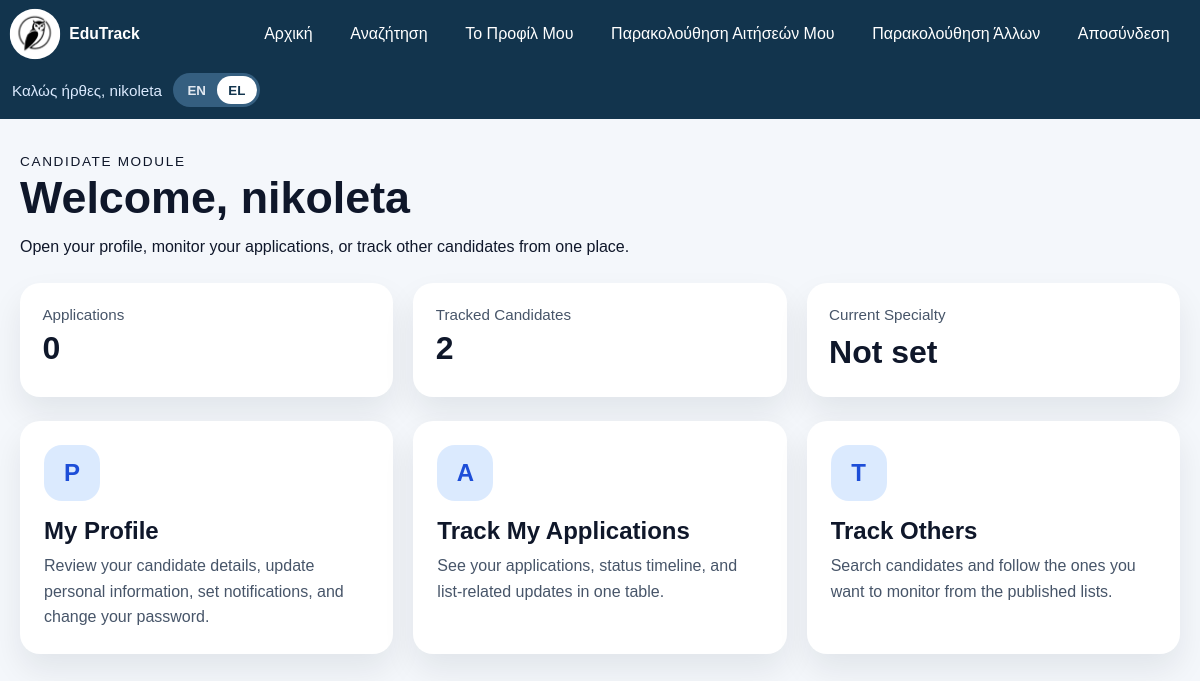
The page /project-root/modules/dashboard.php (signed in) on the database as committed earlier.
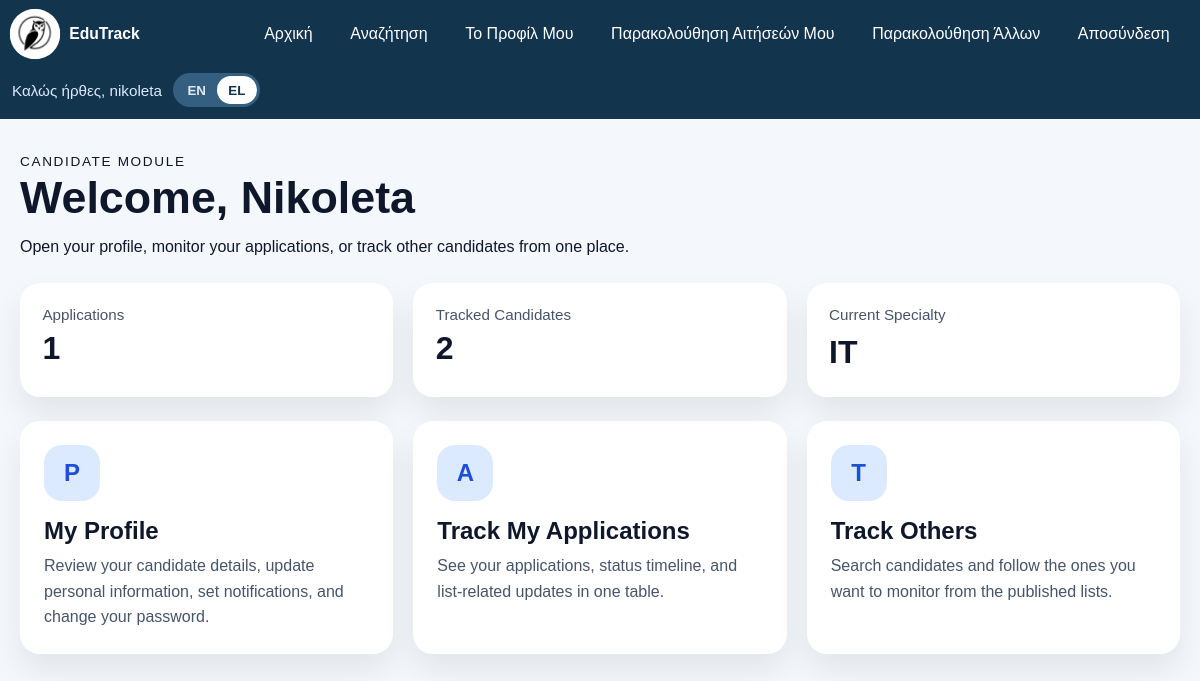
The same page on the database as committed later.
### tables this page shows
CREATE TABLE candidates (
    id INT AUTO_INCREMENT PRIMARY KEY,
    user_id INT NULL UNIQUE,
    first_name VARCHAR(50) NOT NULL,
    last_name VARCHAR(50) NOT NULL,
    specialty VARCHAR(100),
    ranking INT DEFAULT NULL,
    phone VARCHAR(30) DEFAULT NULL,
    district VARCHAR(100) DEFAULT NULL,
    created_at TIMESTAMP DEFAULT CURRENT_TIMESTAMP,
    updated_at TIMESTAMP DEFAULT CURRENT_TIMESTAMP ON UPDATE CURRENT_TIMESTAMP,
    CONSTRAINT fk_candidates_user
        FOREIGN KEY (user_id) REFERENCES users(id)
        ON DELETE CASCADE
);

### project-root/includes/candidate.php (called while the page is built, shortened)
<?php
require_once __DIR__ . '/db.php';
function requireCandidateLogin(): int
{
    return (int) $_SESSION['user_id'];
}
function candidateTrackedTable(PDO $pdo): string
{
    if (tableExists($pdo, 'tracked_candidates')) {
        return 'tracked_candidates';
    }
    return 'tracked_candidates';
}
function candidateApplicationsTable(PDO $pdo): ?string
{
    if (tableExists($pdo, 'applications')) {
        return 'applications';
    }
    return null;
}
function candidateApplicationSource(PDO $pdo): array
{
    $applicationsTable = candidateApplicationsTable($pdo);
    if ($applicationsTable === 'applications') {
        return [
            'table' => $applicationsTable,
            'code' => "{$applicationsTable}.application_code",
            'status' => "{$applicationsTable}.current_status",
            'note' => "{$applicationsTable}.timeline_note",
            'submitted_at' => "{$applicationsTable}.submitted_at",
            'candidate_join' => "INNER JOIN candidates ON candidates.id = {$applicationsTable}.candidate_id",
            'list_join' => "LEFT JOIN {$applicationsTable} ON {$applicationsTable}.candidate_id = candidates.id",
            'list_id' => "{$applicationsTable}.list_id",
        ];
    }
    return [
        'table' => 'list_entries',
        'code' => "CONCAT('LIST-', list_entries.list_id, '-', list_entries.candidate_id)",
        'status' => 'list_entries.status',
        'note' => "COALESCE(list_entries.remarks, '')",
        'submitted_at' => 'list_entries.created_at',
        'candidate_join' => 'INNER JOIN candidates ON candidates.id = list_entries.candidate_id',
        'list_join' => 'LEFT JOIN list_entries ON list_entries.candidate_id = candidates.id',
        'list_id' => 'list_entries.list_id',
    ];
}
function fetchCandidateSummary(PDO $pdo, int $userId): array
{
    $stmt = $pdo->prepare('SELECT first_name, specialty FROM candidates WHERE user_id = :user_id LIMIT 1');
    $stmt->execute([':user_id' => $userId]);
    $candidate = $stmt->fetch() ?: [];
    $source = candidateApplicationSource($pdo);
    $stmt = $pdo->prepare(
        "SELECT COUNT(*) FROM {$source['table']}
         {$source['candidate_join']}
         WHERE candidates.user_id = :user_id"
    );
    $stmt->execute([':user_id' => $userId]);
    $applicationCount = (int) $stmt->fetchColumn();
    $trackedTable = candidateTrackedTable($pdo);
    $stmt = $pdo->prepare("SELECT COUNT(*) FROM {$trackedTable} WHERE user_id = :user_id");
    $stmt->execute([':user_id' => $userId]);
    $trackedCount = (int) $stmt->fetchColumn();
    return [
        'first_name' => $candidate['first_name'] ?? ($_SESSION['username'] ?? ''),
        'specialty' => $candidate['specialty'] ?? 'Not set',
        'application_count' => $applicationCount,
        'tracked_count' => $trackedCount,
    ];
}

### project-root/includes/db.php (called while the page is built, shortened)
<?php
$pdo = null;
try {
    $host = $_ENV['DB_HOST'] ?? 'localhost';
    $dbName = $_ENV['DB_NAME'] ?? '';
    $dsn = 'mysql:host=' . $host . ';dbname=' . $dbName . ';charset=utf8mb4';
    $pdo = new PDO(
        $dsn,
        $_ENV['DB_USER'] ?? '',
        $_ENV['DB_PASS'] ?? '',
        [
            PDO::ATTR_ERRMODE => PDO::ERRMODE_EXCEPTION,
            PDO::ATTR_DEFAULT_FETCH_MODE => PDO::FETCH_ASSOC,
        ]
    );
} catch (PDOException $e) {
    $dbConnectionError = 'Database connection failed. Check your .env settings and make sure MySQL is running.';
}
if ($pdo instanceof PDO) {
    try {
        ensureCandidateModuleSchema($pdo);
    } catch (PDOException $e) {
        $dbConnectionError = 'Database schema update failed. Please check database tables/columns.';
    }
}
function ensureCandidateModuleSchema(PDO $pdo): void
{
    if (tableExists($pdo, 'candidates')) {
        $candidateColumns = [
            'user_id' => 'ALTER TABLE candidates ADD COLUMN user_id INT NULL UNIQUE',
            'email' => 'ALTER TABLE candidates ADD COLUMN email VARCHAR(120) NULL',
            'phone' => 'ALTER TABLE candidates ADD COLUMN phone VARCHAR(30) NULL',
            'district' => 'ALTER TABLE candidates ADD COLUMN district VARCHAR(100) NULL',
            'birth_date' => 'ALTER TABLE candidates ADD COLUMN birth_date DATE NULL',
        ];
        foreach ($candidateColumns as $column => $sql) {
            if (!columnExists($pdo, 'candidates', $column)) {
                try {
                    $pdo->exec($sql);
                } catch (PDOException $exception) {
                }
            }
        }
    }
    $pdo->exec(
        'CREATE TABLE IF NOT EXISTS candidate_preferences (
            id INT AUTO_INCREMENT PRIMARY KEY,
            user_id INT NOT NULL UNIQUE,
            notify_new_lists TINYINT(1) NOT NULL DEFAULT 1,
            notify_status_changes TINYINT(1) NOT NULL DEFAULT 1,
            notify_rank_updates TINYINT(1) NOT NULL DEFAULT 0,
            updated_at TIMESTAMP DEFAULT CURRENT_TIMESTAMP ON UPDATE CURRENT_TIMESTAMP,
            CONSTRAINT fk_candidate_preferences_user
                FOREIGN KEY (user_id) REFERENCES users(id)
                ON DELETE CASCADE
        )'
    );
    if (tableExists($pdo, 'candidates') && tableExists($pdo, 'lists')) {
        $pdo->exec(
            'CREATE TABLE IF NOT EXISTS applications (
                id INT AUTO_INCREMENT PRIMARY KEY,
                candidate_id INT NOT NULL,
                list_id INT NOT NULL,
                application_code VARCHAR(30) NOT NULL UNIQUE,
                submitted_at TIMESTAMP DEFAULT CURRENT_TIMESTAMP,
                current_status ENUM(\'submitted\', \'under_review\', \'approved\', \'rejected\', \'appointed\') NOT NULL DEFAULT \'submitted\',
                timeline_note VARCHAR(255),
                CONSTRAINT fk_applications_candidate
                    FOREIGN KEY (candidate_id) REFERENCES candidates(id)
                    ON DELETE CASCADE,
                CONSTRAINT fk_applications_list
                    FOREIGN KEY (list_id) REFERENCES lists(id)
                    ON DELETE CASCADE
            )'
        );
        if (
            tableExists($pdo, 'list_entries') &&
            columnExists($pdo, 'list_entries', 'candidate_id') &&
            columnExists($pdo, 'list_entries', 'list_id') &&
            columnExists($pdo, 'list_entries', 'created_at') &&
            columnExists($pdo, 'list_entries', 'status') &&
            columnExists($pdo, 'list_entries', 'remarks')
        ) {
            $pdo->exec(
                'INSERT IGNORE INTO applications (
                    candidate_id,
                    list_id,
                    application_code,
                    submitted_at,
                    current_status,
                    timeline_note
                )
                SELECT
                    list_entries.candidate_id,
                    list_entries.list_id,
                    CONCAT(\'APP-\', LPAD(list_entries.id, 6, \'0\')),
                    list_entries.created_at,
                    CASE list_entries.status
                        WHEN \'appointed\' THEN \'appointed\'
                        WHEN \'removed\' THEN \'rejected\'
                        WHEN \'pending\' THEN \'under_review\'
                        ELSE \'submitted\'
                    END,
                    list_entries.remarks
                FROM list_entries'
            );
        }
    }
    if (!tableExists($pdo, 'tracked_candidates')) {
        $pdo->exec(
            'CREATE TABLE IF NOT EXISTS tracked_candidates (
                id INT AUTO_INCREMENT PRIMARY KEY,
                user_id INT NOT NULL,
                candidate_id INT NOT NULL,
                created_at TIMESTAMP DEFAULT CURRENT_TIMESTAMP,
                UNIQUE KEY uq_tracked_candidates_user_candidate (user_id, candidate_id)
            )'
        );
    }
    if (tableExists($pdo, 'tracked_candidates') && tableExists($pdo, 'user_candidate_links')) {
        $pdo->exec(
            'INSERT IGNORE INTO tracked_candidates (user_id, candidate_id, created_at)
             SELECT user_id, candidate_id, created_at FROM user_candidate_links'
        );
    }
}
function tableExists(PDO $pdo, string $tableName): bool
{
    static $knownTables = [];
    if (array_key_exists($tableName, $knownTables)) {
        return $knownTables[$tableName];
    }
    $stmt = $pdo->prepare('SHOW TABLES LIKE :table_name');
    $stmt->execute([':table_name' => $tableName]);
    $knownTables[$tableName] = $stmt->fetchColumn() !== false;
    return $knownTables[$tableName];
}
function columnExists(PDO $pdo, string $tableName, string $columnName): bool
{
    static $knownColumns = [];
    $cacheKey = $tableName . '.' . $columnName;
    $stmt = $pdo->prepare(
        'SELECT COUNT(*) FROM information_schema.COLUMNS
         WHERE TABLE_SCHEMA = DATABASE() AND TABLE_NAME = :table_name AND COLUMN_NAME = :column_name'
    );
    $stmt->execute([
        ':table_name' => $tableName,
        ':column_name' => $columnName,
    ]);
    $knownColumns[$cacheKey] = (int) $stmt->fetchColumn() > 0;
    return $knownColumns[$cacheKey];
}

### project-root/modules/dashboard.php (the view, shortened to what the changed rows need)
<?php
require_once '../includes/candidate.php';
$userId = requireCandidateLogin();
$summary = fetchCandidateSummary($pdo, $userId);
?>
<!DOCTYPE html>
<html lang="en">
<head>
    <link rel="stylesheet" href="../assets/css/style.css">
</head>
<body>
    <main class="admin-page">
        <section class="admin-hero">
            <div>
                <p class="admin-eyebrow">Candidate Module</p>
                <h1>Welcome, <?php echo htmlspecialchars($summary['first_name'], ENT_QUOTES, 'UTF-8'); ?></h1>
                <p>Open your profile, monitor your applications, or track other candidates from one place.</p>
            </div>
        </section>
        <section class="admin-stats-grid">
            <article class="admin-stat-card">
                <span>Applications</span>
                <strong><?php echo $summary['application_count']; ?></strong>
            </article>
            <article class="admin-stat-card">
                <span>Current Specialty</span>
                <strong class="admin-stat-card__compact"><?php echo htmlspecialchars($summary['specialty'], ENT_QUOTES, 'UTF-8'); ?></strong>
            </article>
        </section>
        <section class="admin-card-grid">
            <a class="admin-action-card" href="profile.php">
                <h2>My Profile</h2>
            </a>
            <a class="admin-action-card" href="list.php">
                <h2>Track My Applications</h2>
            </a>
            <a class="admin-action-card" href="track-others.php">
                <h2>Track Others</h2>
            </a>
        </section>
    </main>
</body>
</html>

Rows that differ between the two databases and show on the page:
added candidates: first_name "Nikoleta", specialty "IT"
Other text that changed with them:
$summary['application_count']: "0" → "1"
$summary['first_name']: "nikoleta" → (not shown)
$summary['specialty']: "Not set" → (not shown)
